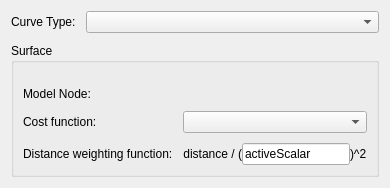
    <widget class="ctkCollapsibleButton" name="curveSettingsCollapseButton" native="true">
     <property name="text" stdset="0">
      <string>Curve Settings</string>
     </property>
     <property name="collapsed" stdset="0">
      <bool>false</bool>
     </property>
     <layout class="QVBoxLayout" name="verticalLayout_5">
      <property name="spacing">
       <number>10</number>
      </property>
      <item>
       <widget class="QWidget" name="curveSettingsWidget" native="true">
        <layout class="QVBoxLayout" name="verticalLayout_6">
         <property name="spacing">
          <number>10</number>
         </property>
         <property name="leftMargin">
          <number>0</number>
         </property>
         <property name="topMargin">
          <number>0</number>
         </property>
         <property name="rightMargin">
          <number>0</number>
         </property>
         <property name="bottomMargin">
          <number>0</number>
         </property>
         <item>
          <layout class="QFormLayout" name="formLayout_3">
           <item row="0" column="0">
            <widget class="QLabel" name="label_7">
             <property name="text">
              <string>Curve Type:</string>
             </property>
            </widget>
           </item>
           <item row="0" column="1">
            <widget class="QComboBox" name="curveTypeComboBox"/>
           </item>
          </layout>
         </item>
         <item>
          <widget class="ctkCollapsibleGroupBox" name="surfaceCurveCollapsibleButton">
           <property name="title">
            <string>Surface</string>
           </property>
           <property name="collapsed" stdset="0">
            <bool>false</bool>
           </property>
           <layout class="QFormLayout" name="formLayout_2">
            <property name="horizontalSpacing">
             <number>10</number>
            </property>
            <property name="verticalSpacing">
             <number>10</number>
            </property>
            <property name="topMargin">
             <number>24</number>
            </property>
            <item row="0" column="0">
             <widget class="QLabel" name="label_4">
              <property name="text">
               <string>Model Node:</string>
              </property>
             </widget>
            </item>
            <item row="0" column="1">
             <widget class="qMRMLNodeComboBox" name="modelNodeSelector" native="true">
              <property name="nodeTypes" stdset="0">
               <stringlist>
                <string>vtkMRMLModelNode</string>
               </stringlist>
              </property>
             </widget>
            </item>
            <item row="1" column="0">
             <widget class="QLabel" name="label_5">
              <property name="text">
               <string>Cost function:</string>
              </property>
             </widget>
            </item>
            <item row="2" column="0">
             <widget class="QLabel" name="label_6">
              <property name="text">
               <string>Distance weighting function:</string>
              </property>
              <property name="alignment">
               <set>Qt::AlignLeading|Qt::AlignLeft|Qt::AlignVCenter</set>
              </property>
             </widget>
            </item>
            <item row="2" column="1">
             <widget class="QWidget" name="scalarFunctionWidget" native="true">
              <property name="styleSheet">
               <string notr="true"/>
              </property>
              <layout class="QHBoxLayout" name="horizontalLayout_3">
               <property name="spacing">
                <number>0</number>
               </property>
               <property name="leftMargin">
                <number>0</number>
               </property>
               <property name="topMargin">
                <number>0</number>
               </property>
               <property name="rightMargin">
                <number>0</number>
               </property>
               <property name="bottomMargin">
                <number>0</number>
               </property>
               <item>
                <widget class="QLabel" name="scalarFunctionPrefixLabel">
                 <property name="sizePolicy">
                  <sizepolicy hsizetype="Minimum" vsizetype="Preferred">
                   <horstretch>0</horstretch>
                   <verstretch>0</verstretch>
                  </sizepolicy>
                 </property>
                 <property name="text">
                  <string>distance / (</string>
                 </property>
                 <property name="alignment">
                  <set>Qt::AlignRight|Qt::AlignTrailing|Qt::AlignVCenter</set>
                 </property>
                </widget>
               </item>
               <item>
                <widget class="QLineEdit" name="scalarFunctionLineEdit">
                 <property name="sizePolicy">
                  <sizepolicy hsizetype="MinimumExpanding" vsizetype="Fixed">
                   <horstretch>0</horstretch>
                   <verstretch>0</verstretch>
                  </sizepolicy>
                 </property>
                 <property name="sizeIncrement">
                  <size>
                   <width>0</width>
                   <height>0</height>
                  </size>
                 </property>
                 <property name="toolTip">
                  <string>&lt;html&gt;&lt;head/&gt;&lt;body&gt;&lt;p align=&quot;justify&quot;&gt;Function used to calculate scalar weights for pathfinding. The currently active point scalar can be accessed using the &amp;quot;activeScalar&amp;quot; variable name. All other scalars can be accessed as variables provided that they don't contain any illegal characters (&amp;quot;./* etc.).&lt;/p&gt;&lt;p&gt;Example functions: &amp;quot;activeScalar*activeScalar&amp;quot;, &amp;quot;exp(activeScalar)&amp;quot;, &amp;quot;1.0-activeScalar&amp;quot;, &amp;quot;scalarA*scalarB&amp;quot;&lt;/p&gt;&lt;/body&gt;&lt;/html&gt;</string>
                 </property>
                 <property name="text">
                  <string>activeScalar</string>
                 </property>
                </widget>
               </item>
               <item>
                <widget class="QLabel" name="scalarFunctionSuffixLabel">
                 <property name="sizePolicy">
                  <sizepolicy hsizetype="Minimum" vsizetype="Preferred">
                   <horstretch>0</horstretch>
                   <verstretch>0</verstretch>
                  </sizepolicy>
                 </property>
                 <property name="text">
                  <string>)^2</string>
                 </property>
                </widget>
               </item>
              </layout>
             </widget>
            </item>
            <item row="1" column="1">
             <widget class="QComboBox" name="costFunctionComboBox"/>
            </item>
           </layout>
          </widget>
         </item>
        </layout>
       </widget>
      </item>
     </layout>
    </widget>
